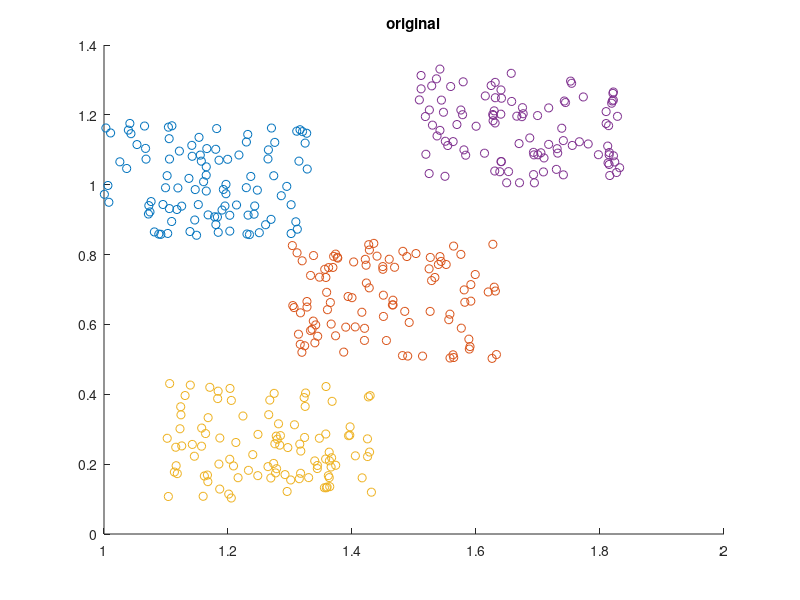
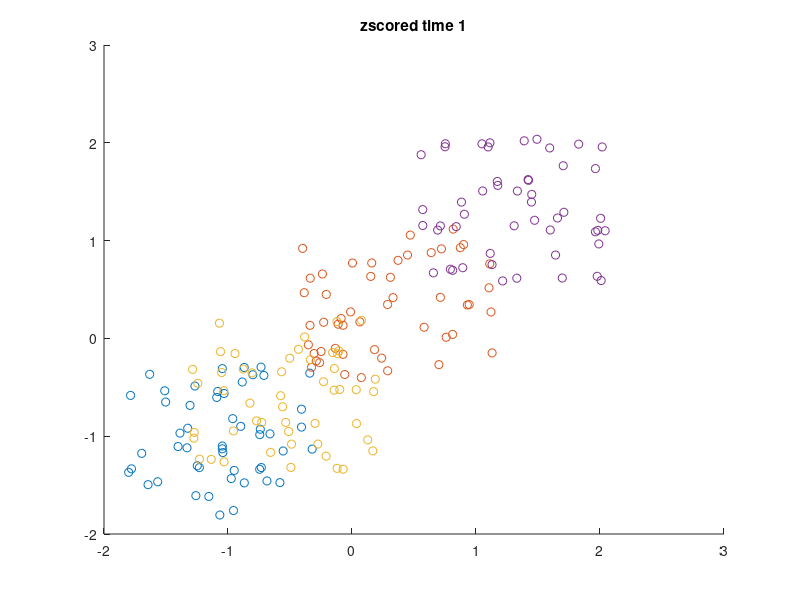
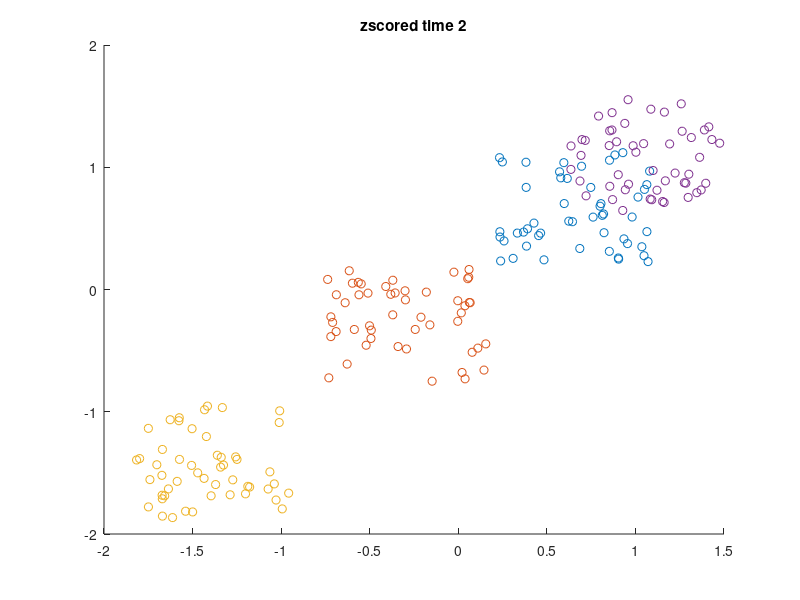

The MATLAB script that drew these images, in order: (Note: this script raises an error after producing the figures.)
%% Setup points
clear all
close all

hard = false;
if hard
    X11 = 1.25;
    Y11 = 0.75;
    
    X12 = 1.3;
    Y12 = 0.7;
    
    X21 = 0.8;
    Y21 = 0.7;
    
    X22 = 1;
    Y22 = 0.2;
    
    X31 = 1.5;
    Y31 = 1;
else
    % Easier config
    X11 = 1;
    Y11 = 0.85;
    
    X12 = 1.3;
    Y12 = 0.5;
    
    X21 = 0.8;
    Y21 = 0.6;
    
    X22 = 1.1;
    Y22 = 0.1;
    
    X31 = 1.5;
    Y31 = 1;
end

N = 100; % Number or trials or trajectories

A(:, 1) = X11 + rand(N,1)/3;
A(:, 2) = Y11 + rand(N,1)/3;

B(:, 1) = X12 + rand(N,1)/3;
B(:, 2) = Y12 + rand(N,1)/3;

Z(:, 1) = X21 + rand(N,1)/3;
Z(:, 2) = Y21 + rand(N,1)/3;

W(:, 1) = X22 + rand(N,1)/3;
W(:, 2) = Y22 + rand(N,1)/3;

V(:, 1) = X31 + rand(N,1)/3;
V(:, 2) = Y31 + rand(N,1)/3;

data_t1(:, 1) = cat(1,cat(1,cat(1, A(1:50, 1),B(1:50, 1)),W(1:50, 1)), V(1:50, 1));
data_t1(:, 2) = cat(1,cat(1,cat(1, A(1:50, 2),B(1:50, 2)),W(1:50, 2)), V(1:50, 2));
data_t2(:, 1) = cat(1,cat(1,cat(1, A(51:100, 1),B(51:100, 1)),W(51:100, 1)), V(51:100, 1));
data_t2(:, 2) = cat(1,cat(1,cat(1, A(51:100, 2),B(51:100, 2)),W(51:100, 2)), V(51:100, 2));
%data = cat(1, data_t1, data_t2);
data(:, 1, :) = data_t1;
data(:, 2, :) = data_t2;
zdata = zscore(data, 0, 1);
data = permute(data, [3 2 1]);
zdata = permute(zdata, [3 2 1]);
% zdata is timexdimsxobs
figure
hold on
scatter(A(:,1), A(:,2), [], 'red');
scatter(B(:,1), B(:,2), [], 'blue');
scatter(W(:,1), W(:,2), [], 'green');
scatter(V(:,1), V(:,2), [], 'black');
title('original')

hold off
%%
figure
hold on
% zdata is timexdimsxobs
scatter(squeeze(zdata(1,1,1:50)), squeeze(zdata(1,2,1:50)), [], 'red');
scatter(squeeze(zdata(1,1,51:100)), squeeze(zdata(1,2,51:100)), [], 'blue');
scatter(squeeze(zdata(1,1,101:150)), squeeze(zdata(1,2,101:150)), [], 'green');
scatter(squeeze(zdata(1,1,151:200)), squeeze(zdata(1,2,151:200)), [], 'black');
title('zscored time 1')
hold off
%%
figure
hold on
scatter(squeeze(zdata(2,1,1:50)), squeeze(zdata(2,2,1:50)), [], 'red');
scatter(squeeze(zdata(2,1,51:100)), squeeze(zdata(2,2,51:100)), [], 'blue');
scatter(squeeze(zdata(2,1,101:150)), squeeze(zdata(2,2,101:150)), [], 'green');
scatter(squeeze(zdata(2,1,151:200)), squeeze(zdata(2,2,151:200)), [], 'black');
title('zscored time 2')
hold off



%% Clustering 4 groups with mixed
n_rep = 128;
n_clust = 8;
clusts = {};
best_sil = 0;
best_clust = {};
clust_obs={};
clust_size={};
% colors = ["red", "blue", "green", "black"];
for i_clust=2:n_clust
    cur_clust = {};
    [id, clust, distortion, silhouette, c, clust_sizes] = traj_kmeans(zdata, i_clust, n_rep);
    if best_sil<mean(silhouette)            
        best_clust = {id, clust, silhouette};
        best_sil=mean(silhouette);               
    end
    C = mean(c,3);
    % calculate dispersion coefficient as in (Kim & Park, Bioinformatics, 2007)
    tmp = 0;
    for i = 1:size(C,1)
        for j = 1:size(C,2)
            tmp = tmp + (4 * (C(i,j) - 1/2)^2);
        end
    end
    rho(i_clust) = 1/((size(C,2))^2) * tmp;
    figure
    hold on
    leg_text = "N_clust: ";
    colors = [ "black", "white", "red", "green", "blue", "cyan", "magenta", "yellow", "gray", "lightBlue", "orange", "darkGreen"];
    for j_clust=1:i_clust
        cl = zdata(:, :, id==j_clust);        
        cur_clust{end+1} = {cl, size(cl, 3)};        
        scatter(squeeze(cl(1,1,:)), squeeze(cl(1,2,:)), [], colors(j_clust));        
        leg_text=leg_text + cur_clust{end}{2} + ", ";
    end
    leg_text=leg_text + "Rho: " + rho(i_clust)
    title(leg_text)
    hold off
    clust_obs{end+1} = cur_clust;  
    clust_size{end+1} = clust_sizes;
end

%%

for t=1:size(clust_size, 2)
    cur_clusts = clust_size{t};
    figure
    tiledlayout(1, size(cur_clusts, 1));
    for l=1:size(cur_clusts, 1)
        nexttile;
        histogram(cur_clusts(l, :));
    end
end

for t=1:size(clust_size, 2)
    sum(std(clust_size{t}'))      
end
%figure
%hold on 
%for i_clust=1:n_clust
%    plot(linspace(1, 16, 16), squeeze(nclusts(:, i_clust)), 'color', colors(i_clust))
%end
%hold off

%% Preparing two easy
clear data_t1;
clear data_t2;
data_t1(:, 1) = cat(1,cat(1,cat(1, W(1:50,1),V(1:50,1))));
data_t1(:, 2) = cat(1,cat(1,cat(1, W(1:50,2),V(1:50,2))));
data_t2(:, 1) = cat(1,cat(1,cat(1, W(51:100,1),V(51:100,1))));
data_t2(:, 2) = cat(1,cat(1,cat(1, W(51:100,2),V(51:100,2))));
%data = cat(1, data_t1, data_t2);
clear WVdata
clear WVzdata
WVdata(:, 1, :) = data_t1;
WVdata(:, 2, :) = data_t2;
WVzdata = zscore(WVdata, 0, 1);
WVdata = permute(WVdata, [3 2 1]);
WVzdata = permute(WVzdata, [3 2 1]);

figure
hold on
% zdata is timexdimsxobs
scatter(squeeze(WVzdata(1,1,1:50)), squeeze(WVzdata(1,2,1:50)), [], 'red');
scatter(squeeze(WVzdata(1,1,51:100)), squeeze(WVzdata(1,2,51:100)), [], 'blue');
title('zscored time 1')
hold off
figure
hold on
scatter(squeeze(WVzdata(2,1,1:50)), squeeze(WVzdata(2,2,1:50)), [], 'red');
scatter(squeeze(WVzdata(2,1,51:100)), squeeze(WVzdata(2,2,51:100)), [], 'blue');
title('zscored time 2')
hold off

%% Clustering two easy groups
[id, clust, distortion, eval, c, clust_sizes] = traj_kmeans(WVzdata, 2, 64);
c1 = WVzdata(:, :, id==1);
c2 = WVzdata(:, :, id==2);       
figure
hold on
% zdata is timexdimsxobs
scatter(squeeze(c1(1,1,:)), squeeze(c1(1,2,:)), [], 'red');
scatter(squeeze(c2(1,1,:)), squeeze(c2(1,2,:)), [], 'blue');    
title("Time 1");
hold off

figure
hold on
% zdata is timexdimsxobs
scatter(squeeze(c1(2,1,:)), squeeze(c1(2,2,:)), [], 'red');
scatter(squeeze(c2(2,1,:)), squeeze(c2(2,2,:)), [], 'blue');    
title("Time 2");
hold off
%% Preparing two mixed groups
data_t1 = cat(1,cat(1,cat(1, A(1:50),B(1:50))));
data_t2 = cat(1,cat(1,cat(1, A(51:100),B(51:100))));
%data = cat(1, data_t1, data_t2);
ABdata(:, 1, :) = data_t1;
ABdata(:, 2, :) = data_t2;
ABzdata = zscore(ABdata, 0, 1);
ABdata = permute(ABdata, [3 2 1]);


figure
hold on
scatter(squeeze(ABdata(:,1,1)), squeeze(ABdata(:,2,1)), [], 'red');
scatter(squeeze(ABdata(:,1,2)), squeeze(ABdata(:,2,2)), [], 'blue');
hold off

%% Clustering two mixed groupts
[id, clust, distortion, eval] = traj_kmeans(data, 2, 1);